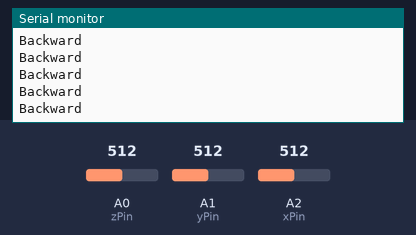
A sketch run on a simulated Arduino Uno, built with avr-gcc and run on an emulated ATmega328P. Shown: the last lines printed to the serial monitor. The test bench sets the inputs (shaded band); at power-on: A2 (xPin) = 512, A1 (yPin) = 512, A0 (zPin) = 512.

Above: at 1.2 s.
1.3 s: A2 (xPin) set to 411
4.3 s: A2 (xPin) set to 393
At 4.8 s:
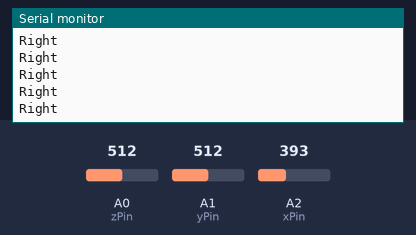
6.2 s: A1 (yPin) set to 409
7.7 s: A1 (yPin) set to 385
At 8.2 s:
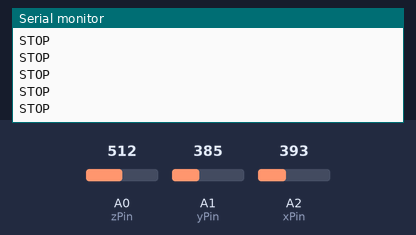

Measured:
- the behaviour switches between 401 and 400 on A2 (xPin) (found by bisection; images 0 and 1)
- the behaviour switches between 401 and 400 on A1 (yPin) (found by bisection; images 1 and 2)
- after the input at 4.3 s, the serial monitor: prints a new line after 0.07 s (image 1)
- after the input at 7.7 s, the serial monitor: prints a new line after 0.08 s (image 2)

The sketch:

sketch_sep05d.ino
```cpp
int GNDPin=A4; //Set Analog pin 4 as GND
int VccPin=A5; //Set Analog pin 5 as VCC
int xPin=A2; //X axis input
int yPin=A1; //Y axis input
int zPin=A0; //Z axis input(not used)
int Q1=10,Q2=11,Q3=12,Q4=13; //Output pins to be connected to 10, 11, 12, 13 of Decoder IC
long x; //Variabe for storing X coordinates
long y; //Variabe for storing Y coordinates
long z; //Variabe for storing Z coordinates
void setup()
{
  Serial.begin(9600);
  pinMode(GNDPin, OUTPUT);
  pinMode(VccPin, OUTPUT);
  digitalWrite(GNDPin, LOW); //Set A4 pin LOW
  digitalWrite(VccPin, HIGH); //Set A5 pin HIGH
}
void loop()
{
  x = analogRead(xPin); //Reads X coordinates
  y = analogRead(yPin); //Reads Y coordinates
  z = analogRead(zPin); //Reads Z coordinates (Not Used)
    if(x<340)      // Change the value for adjusting sensitivity
      forward();
    else if(x>400) // Change the value for adjusting sensitivity
      backward();
    else if(y>400) // Change the value for adjusting sensitivity
      right();
    else if(y<340) // Change the value for adjusting sensitivity
      left();
    else
      stop_();
}
void stop_()
{
  Serial.println("");
  Serial.println("STOP");
  digitalWrite(Q1,LOW);
  digitalWrite(Q2,LOW);
  digitalWrite(Q3,LOW);
  digitalWrite(Q4,LOW);
}
void forward()
{
  Serial.println("");
  Serial.println("Forward");
  digitalWrite(Q1,HIGH);
  digitalWrite(Q2,LOW);
  digitalWrite(Q3,HIGH);
  digitalWrite(Q4,LOW);
}
void backward()
{
  Serial.println("");
  Serial.println("Backward");
  digitalWrite(Q1,LOW);
  digitalWrite(Q2,HIGH);
  digitalWrite(Q3,LOW);
  digitalWrite(Q4,HIGH);
}
void left()
{
  Serial.println("");
  Serial.println("Left");
  digitalWrite(Q1,LOW);
  digitalWrite(Q2,HIGH);
  digitalWrite(Q3,HIGH);
  digitalWrite(Q4,LOW);
}
void right()
{
  Serial.println("");
  Serial.println("Right");
  digitalWrite(Q1,HIGH);
  digitalWrite(Q2,LOW);
  digitalWrite(Q3,LOW);
  digitalWrite(Q4,HIGH);
}
```
